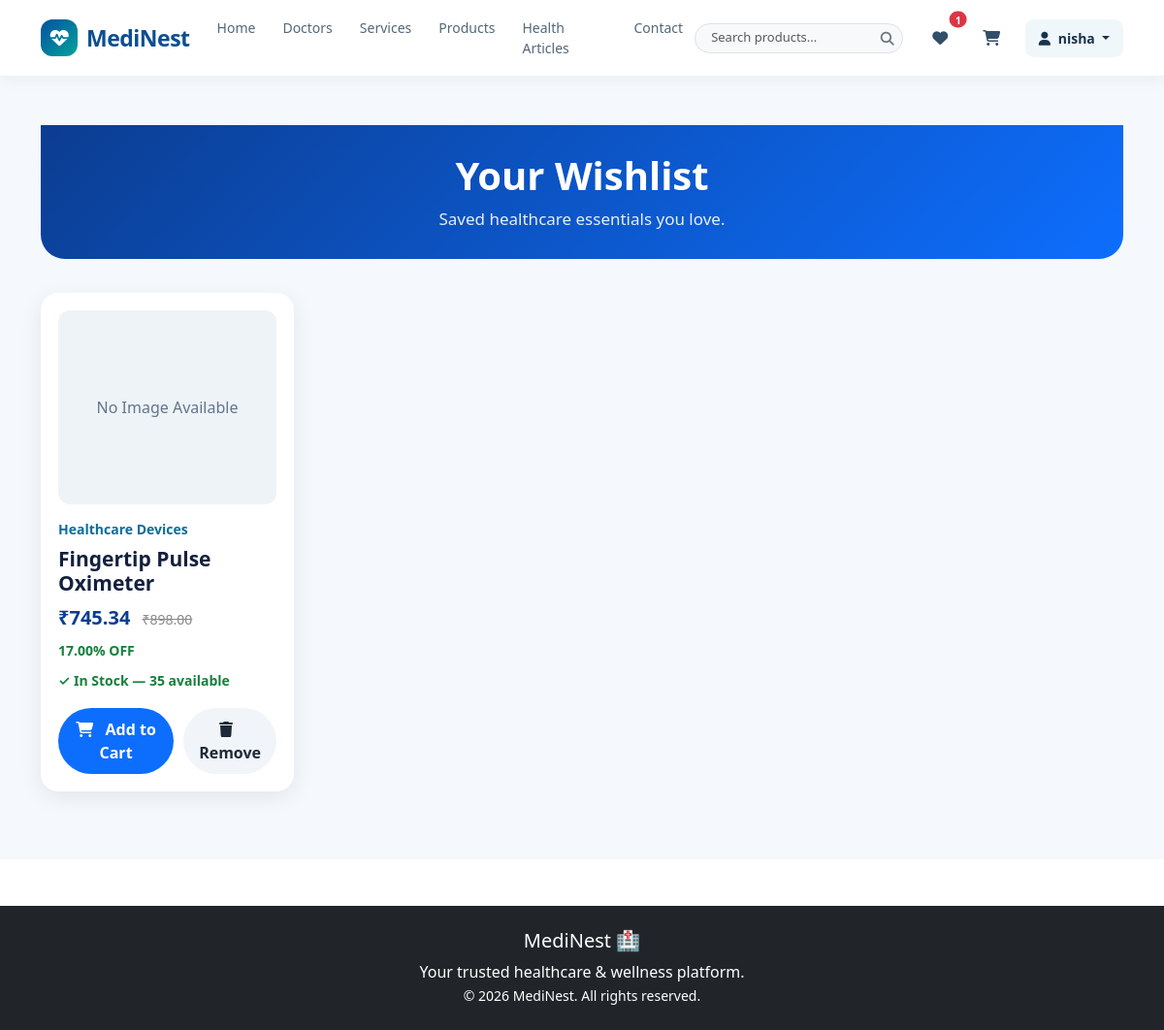
Screenshot of /wishlist/ (signed in) with the database file from the repository.
### wishlist/models.py (models this page shows, shortened)
class WishlistItem(models.Model):
    user = models.ForeignKey(settings.AUTH_USER_MODEL, on_delete=models.CASCADE)
    product = models.ForeignKey(Product, on_delete=models.CASCADE)
    created_at = models.DateTimeField(auto_now_add=True)
    class Meta:
        constraints = [
            models.UniqueConstraint(fields=['user', 'product'], name='unique_wishlist_user_product')
        ]

### products/models.py (models this page shows, shortened)
class Product(models.Model):
    category = models.ForeignKey(
        Category,
        on_delete=models.CASCADE,
        related_name="products"
    )
    name = models.CharField(max_length=200)
    slug = models.SlugField(max_length=220, unique=True, blank=True)
    description = models.TextField()
    price = models.DecimalField(max_digits=10, decimal_places=2)
    discount_percentage = models.DecimalField(
        max_digits=5,
        decimal_places=2,
        default=0
    )
    stock = models.PositiveIntegerField(default=0)
    image = models.ImageField(upload_to="products/", blank=True, null=True)
    is_active = models.BooleanField(default=True)
    created_at = models.DateTimeField(auto_now_add=True)
    updated_at = models.DateTimeField(auto_now=True)
    @property
    def discounted_price(self):
        discount = self.price * self.discount_percentage / 100
        return self.price - discount

class Category(models.Model):
    name = models.CharField(max_length=100, unique=True)
    slug = models.SlugField(max_length=120, unique=True, blank=True)
    description = models.TextField(blank=True)
    image = models.ImageField(upload_to="categories/", blank=True, null=True)
    is_active = models.BooleanField(default=True)

### wishlist/views.py (the view)
# urls.py: path("wishlist/", include("wishlist.urls")),
@login_required(login_url="accounts:login")
def wishlist(request):
    wishlist_items = WishlistItem.objects.filter(user=request.user).select_related("product", "product__category")
    return render(
        request,
        "wishlist/wishlist.html",
        {"wishlist_items": wishlist_items}
    )

### wishlist/templates/wishlist/wishlist.html (shortened to what this page needs)
{% extends "base.html" %}
{% block content %}
<section class="wishlist-page">
    <div class="container">
        <div class="wishlist-header">
            <h1>Your Wishlist</h1>
            <p>Saved healthcare essentials you love.</p>
        </div>
        {% if wishlist_items %}
        <div class="row g-4">
            {% for item in wishlist_items %}
            {% with product=item.product %}
            <div class="col-xl-3 col-lg-4 col-md-6">
                <div class="wishlist-card">
                    {% if product.image %}
                    <img src="{{ product.image.url }}" alt="{{ product.name }}" class="wishlist-image">
                    {% else %}
                    <div class="wishlist-no-image">No Image Available</div>
                    {% endif %}
                    <div class="wishlist-category">{{ product.category.name }}</div>
                    <h2 class="wishlist-name">{{ product.name }}</h2>
                    <div>
                        <span class="wishlist-price">₹{{ product.discounted_price|floatformat:2 }}</span>
                        {% if product.discount_percentage > 0 %}
                        <span class="wishlist-old-price">₹{{ product.price|floatformat:2 }}</span>
                        {% endif %}
                    </div>
                    {% if product.discount_percentage > 0 %}
                    <div class="wishlist-discount">{{ product.discount_percentage }}% OFF</div>
                    {% endif %}
                    {% if product.stock > 0 %}
                    <div class="wishlist-stock available">✓ In Stock — {{ product.stock }} available</div>
                    {% else %}
                    <div class="wishlist-stock out">✕ Out of Stock</div>
                    {% endif %}
                    <div class="wishlist-actions">
                        <form method="post" action="{% url 'wishlist:add_to_cart_from_wishlist' product.id %}">
                            <button type="submit" class="wishlist-cart-btn" {% if product.stock <= 0 %}disabled{% endif %}>
                                <i class="fa-solid fa-cart-shopping me-2"></i>
                                Add to Cart
                            </button>
                        </form>
                        <form method="post" action="{% url 'wishlist:remove_from_wishlist' product.id %}">
                            <button type="submit" class="wishlist-remove-btn">
                                <i class="fa-solid fa-trash me-2"></i>
                                Remove
                            </button>
                        </form>
                    </div>
                </div>
            </div>
            {% endwith %}
            {% endfor %}
        </div>
        {% endif %}
    </div>
</section>
{% endblock %}

### core/templates/includes/navbar.html (shortened to what this page needs)
<nav class="navbar navbar-expand-lg bg-white sticky-top medinest-navbar">
    <div class="container">
        <a class="navbar-brand medinest-logo" href="{% url 'core:home' %}">
            <i class="fa-solid fa-heart-pulse"></i>
            MediNest
        </a>
        <div class="collapse navbar-collapse" id="medinestNavbar">
            <ul class="navbar-nav mx-auto mb-2 mb-lg-0">
                <li class="nav-item">
                    <a class="nav-link" href="{% url 'core:home' %}">
                        Home
                    </a>
                </li>
                <li class="nav-item">
                    <a class="nav-link" href="{% url 'doctors:doctor_list' %}">
                        Doctors
                    </a>
                </li>
                <li class="nav-item">
                    <a class="nav-link" href="{% url 'core:services' %}">
                        Services
                    </a>
                </li>
                <li class="nav-item">
                    <a class="nav-link" href="{% url 'products:product_list' %}">
                        Products
                    </a>
                </li>
                <li class="nav-item">
                    <a class="nav-link" href="{% url 'blog:article_list' %}">
                        Health Articles
                    </a>
                </li>
                <li class="nav-item">
                    <a class="nav-link" href="#">
                        Contact
                    </a>
                </li>
            </ul>
            <div class="d-flex align-items-center gap-3">
                <form action="{% url 'products:product_list' %}" method="get" class="d-none d-md-flex align-items-center me-1">
                    <div class="input-group input-group-sm rounded-pill overflow-hidden border bg-light" style="max-width: 220px;">
                        <input type="text" name="search" class="form-control border-0 bg-transparent ps-3 pe-1" placeholder="Search products..." value="{{ request.GET.search|default:'' }}" style="font-size: 13px;">
                        <button class="btn border-0 text-secondary px-2" type="submit" title="Search">
                            <i class="fa-solid fa-magnifying-glass"></i>
                        </button>
                    </div>
                </form>
                {% if user.is_authenticated %}
                <a href="{% url 'wishlist:wishlist' %}" class="nav-icon-btn position-relative" title="Wishlist">
                    <i class="fa-solid fa-heart"></i>
                    {% with wishlist_count=user.wishlistitem_set.count %}
                    {% if wishlist_count %}
                    <span class="position-absolute top-0 start-100 translate-middle badge rounded-pill bg-danger"
                        style="font-size: 10px;">
                        {{ wishlist_count }}
                    </span>
                    {% endif %}
                    {% endwith %}
                </a>
                {% endif %}
                <a href="{% url 'cart:cart_detail' %}" class="nav-icon-btn" title="Cart">
                    <i class="fa-solid fa-cart-shopping"></i>
                </a>
                {% if user.is_authenticated %}
                <div class="dropdown">
                    <button class="user-btn dropdown-toggle" type="button" data-bs-toggle="dropdown"
                        aria-expanded="false">
                        <i class="fa-solid fa-user me-1"></i>
                        {{ user.username }}
                    </button>
                </div>
                {% else %}
                <a href="{% url 'accounts:login' %}" class="login-btn">
                    Login
                </a>
                {% endif %}
            </div>
        </div>
    </div>
</nav>

### core/templates/includes/navbar.html (style rules this page uses)
.medinest-navbar { min-height: 72px; border-bottom: 1px solid #edf2f5; box-shadow: 0 3px 15px rgba(0, 60, 100, 0.05); z-index: 1000; }
.medinest-logo { display: flex; align-items: center; gap: 9px; font-size: 23px; font-weight: 800; color: #0b4f91 !important; letter-spacing: -0.5px; }
.medinest-logo i { width: 38px; height: 38px; display: flex; align-items: center; justify-content: center; border-radius: 12px; background: linear-gradient(135deg, #0750a0, #00a49b); color: white; font-size: 19px; }
.navbar-nav { gap: 4px; }
.navbar-nav .nav-link { color: #536779; font-size: 14px; font-weight: 500; padding: 10px 12px !important; border-radius: 9px; transition: all 0.25s ease; }
.nav-icon-btn { width: 38px; height: 38px; display: flex; align-items: center; justify-content: center; border: none; background: transparent; color: #334e68; border-radius: 50%; text-decoration: none; transition: 0.25s; }
.user-btn { border: none; background: #f0f7fa; color: #19324d; padding: 9px 14px; border-radius: 9px; font-size: 14px; font-weight: 600; }

### wishlist/templates/wishlist/wishlist.html (style rules this page uses)
.wishlist-page { background: #f5f8fc; padding: 50px 0 70px; min-height: 80vh; }
.wishlist-header { background: linear-gradient(135deg, #0b3d91, #0d6efd); color: white; padding: 28px 30px; border-radius: 0 0 25px 25px; margin-bottom: 35px; text-align: center; }
.wishlist-header h1 { margin: 0; font-weight: 700; }
.wishlist-header p { margin: 8px 0 0; font-size: 17px; opacity: 0.9; }
.wishlist-card { background: #fff; border-radius: 18px; padding: 18px; box-shadow: 0 6px 22px rgba(0, 0, 0, 0.08); height: 100%; }
.wishlist-no-image { width: 100%; height: 200px; display: flex; align-items: center; justify-content: center; border-radius: 12px; background: #eef3f8; color: #64748b; }
.wishlist-category { color: #0b6e99; font-size: 14px; font-weight: 600; margin-top: 15px; }
.wishlist-name { font-size: 21px; font-weight: 700; color: #14213d; margin-top: 8px; }
.wishlist-price { color: #0b3d91; font-size: 20px; font-weight: 700; }
.wishlist-old-price { color: #888; text-decoration: line-through; margin-left: 8px; font-size: 14px; }
.wishlist-discount { color: #16803c; font-size: 14px; font-weight: 700; margin-top: 8px; }
.wishlist-stock { color: #64748b; font-size: 14px; margin-top: 10px; }
.wishlist-stock.available { color: #16803c; font-weight: 600; }
.wishlist-actions { display: flex; gap: 10px; margin-top: 18px; }
.wishlist-cart-btn, .wishlist-remove-btn { flex: 1; border: none; border-radius: 50px; padding: 10px 16px; font-weight: 600; transition: all 0.25s ease; }
.wishlist-cart-btn { background: #0d6efd; color: #fff; }
.wishlist-remove-btn { background: #f1f5f9; color: #1f2937; }

### rows the page displays
WishlistItem: product.category.name "Healthcare Devices", product.name "Fingertip Pulse Oximeter", product.discounted_price "745.34", product.price "898.00", product.discount_percentage "17.00", product.stock "35"

### other values shown
{{ wishlist_count }} "1"
{{ user.username }} "nisha"
